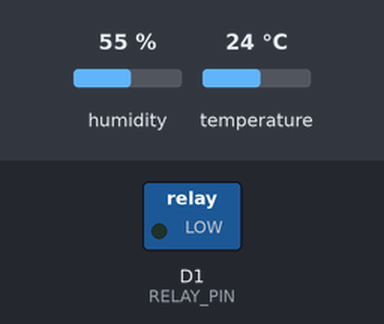
The sketch below on a simulated ESP8266 (NodeMCU). Shown: switched loads named in the sketch (green lamp = pin HIGH). The inputs (shaded band) are chosen by the test bench; at power-on: temperature 24 °C, humidity 55 %. WiFi joins after 1.5 s; servers stay silent unless stated.

Above: at 3.0 s.
3.1 s: temperature set to 29.2 °C
8.0 s: temperature set to 30.9 °C
At 12.2 s:
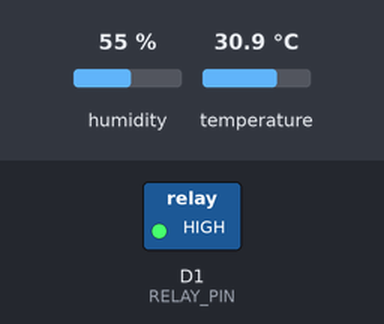
Timing chart, 0 to 13.7 s (numbered marks = the images above; inputs shaded):
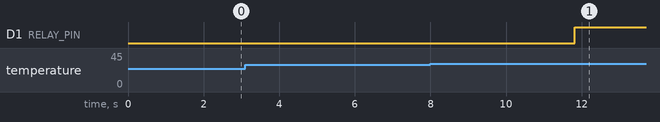

Measured:
- the behaviour switches between 30 and 30.1 °C on temperature (found by bisection; images 0 and 1)
- after the input at 3.1 s, every drawn part: stays the same
- after the input at 8.0 s, D1 (RELAY_PIN): LOW → HIGH after 3.8 s

The sketch:

smart_home_blynk.ino
```cpp
/*
  Smart Home Automation - Blynk example for NodeMCU (ESP8266)
  - DHT sensor (temperature + humidity)
  - Relay control via Virtual Pin V1
  - Temperature pushed to V2, Humidity to V3
  - Simple automation: if temp > THRESHOLD, turn on relay
*/

#include <ESP8266WiFi.h>
#include <BlynkSimpleEsp8266.h>
#include <DHT.h>

// ====== CONFIGURATION ======
char BLYNK_AUTH[] = "YOUR_BLYNK_AUTH_TOKEN";
char WIFI_SSID[] = "YOUR_WIFI_SSID";
char WIFI_PASS[] = "YOUR_WIFI_PASSWORD";

#define DHTPIN D2        // D2 on NodeMCU (GPIO4)
#define DHTTYPE DHT22    // DHT22 or DHT11
#define RELAY_PIN D1     // D1 (GPIO5)
#define PIR_PIN D5       // D5 (GPIO14) optional
#define TEMP_THRESHOLD 30.0

DHT dht(DHTPIN, DHTTYPE);

BlynkTimer timer;

// ====== BLYNK HANDLERS ======
BLYNK_WRITE(V1) {
  int state = param.asInt(); // 1 or 0
  digitalWrite(RELAY_PIN, state);
}

void sendSensorReadings() {
  float t = dht.readTemperature();
  float h = dht.readHumidity();
  if (isnan(t) || isnan(h)) {
    // read failed
    return;
  }
  Blynk.virtualWrite(V2, t);
  Blynk.virtualWrite(V3, h);

  // Simple automation
  if (t > TEMP_THRESHOLD) {
    digitalWrite(RELAY_PIN, HIGH);
    Blynk.virtualWrite(V1, 1);
  }
}

void setup() {
  pinMode(RELAY_PIN, OUTPUT);
  digitalWrite(RELAY_PIN, LOW);
  pinMode(PIR_PIN, INPUT);

  Serial.begin(115200);
  dht.begin();
  Blynk.begin(BLYNK_AUTH, WIFI_SSID, WIFI_PASS);

  timer.setInterval(5000L, sendSensorReadings); // every 5 seconds
}

void loop() {
  Blynk.run();
  timer.run();
}
```
